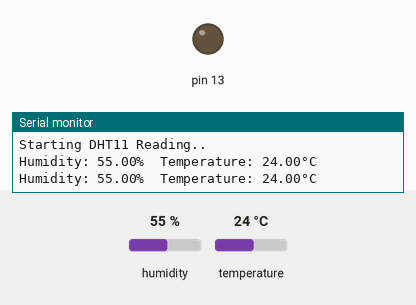
This sketch was run on a simulated Arduino Uno, built with avr-gcc and run on an emulated ATmega328P. Shown: output pins drawn as LEDs (lit = HIGH), the last lines printed to the serial monitor. Inputs (shaded band) come from the test bench; at power-on: temperature 24 °C, humidity 55 %.

Above: at 2.8 s.
2.9 s: temperature set to 27 °C
At 4.7 s:
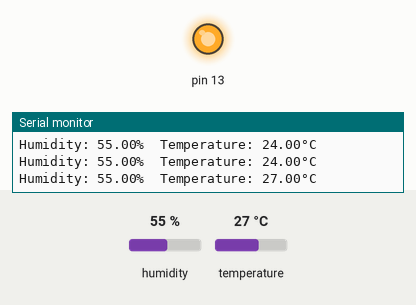
5.6 s: temperature set to 12 °C
At 7.1 s:
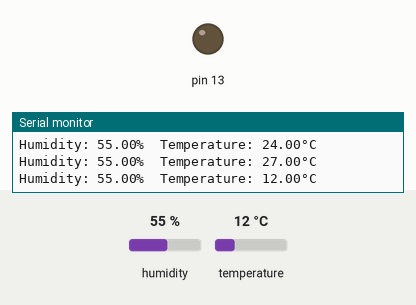
8.3 s: temperature set to 28 °C
At 10.7 s:
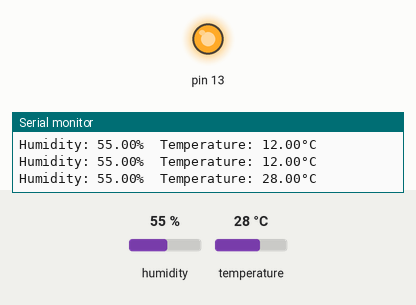
Timing chart, 0 to 12.2 s (numbered marks = the images above; inputs shaded):
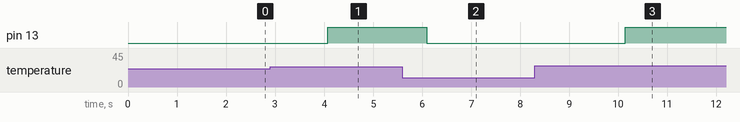

Measured:
- the behaviour switches between 25 and 26 °C on temperature (found by bisection; images 0 and 1)
- after the input at 2.9 s, pin 13: LOW → HIGH after 1.2 s
- after the input at 5.6 s, pin 13: HIGH → LOW after 0.50 s
- after the input at 8.3 s, pin 13: LOW → HIGH after 1.8 s

The sketch:

sketch_project08_fun.ino
```cpp
/*
Arduino Training Series by UniKidz
Robotic Programming Your Engineer
This code can be downloaded from https://github.com/efadzli/arduino_beginners
You need to download a library: DHT sensor library by Adafruit (https://github.com/adafruit/DHT-sensor-library)
*/

#include <DHT.h>

#define DHTPIN 7
#define DHTTYPE DHT11
DHT dht(DHTPIN, DHTTYPE);

void setup() {
  Serial.begin(9600);
  Serial.println("Starting DHT11 Reading..");
  pinMode(13, OUTPUT);

  dht.begin();
}

void loop() {

  float h = dht.readHumidity();
  float t = dht.readTemperature();

  Serial.print("Humidity: ");
  Serial.print(h);
  Serial.print("%  Temperature: ");
  Serial.print(t);
  Serial.println("°C ");

  if(t > 25){
    digitalWrite(13, HIGH);
  }else{
    digitalWrite(13, LOW);
  }

  delay(2000);
}
```
